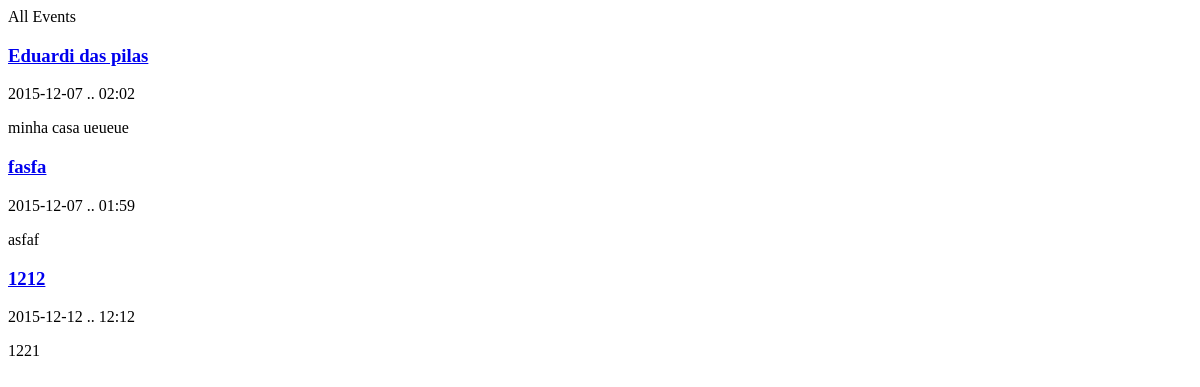
Page /events.php (signed in) on the earlier database version.
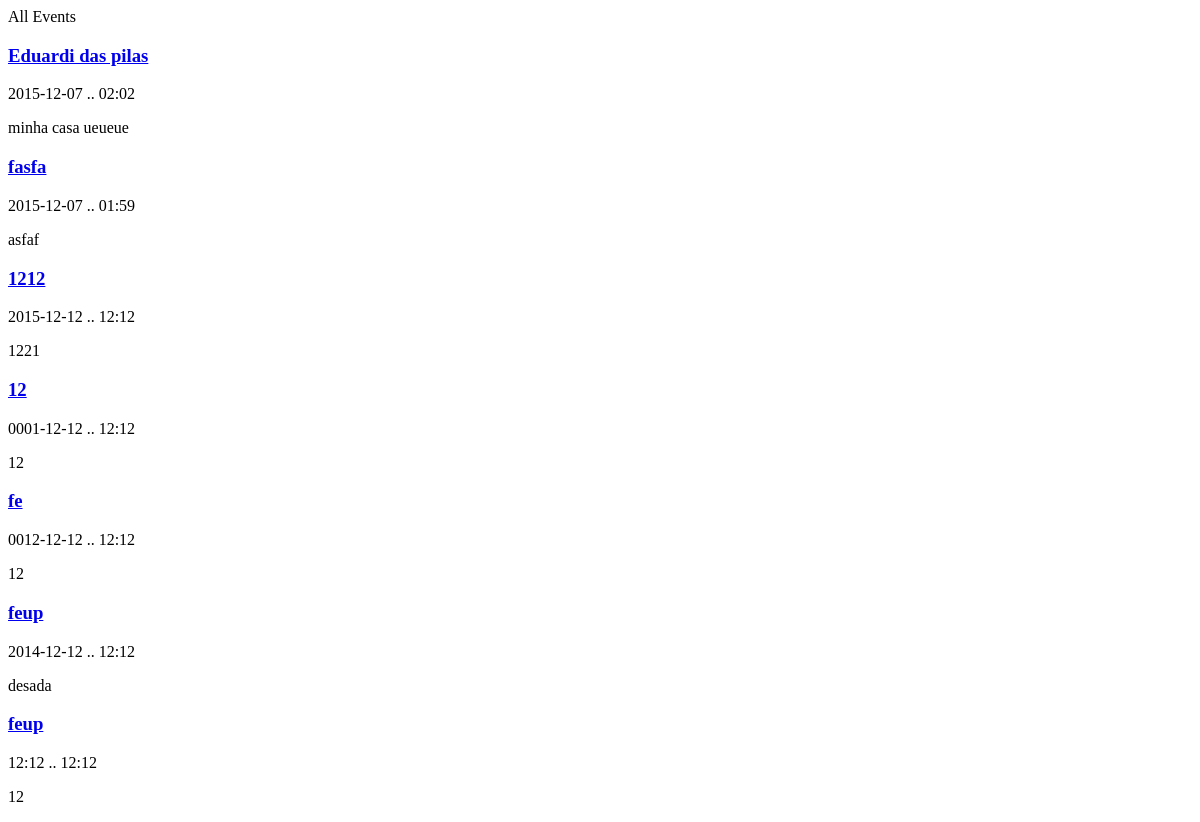
Same page on the later database version.
### tables this page shows
CREATE TABLE Event(
	id INT NOT NULL PRIMARY KEY,
	name TEXT NOT NULL,
	startDate DATE NOT NULL, /*falta criar o time */
	startTime TIME NOT NULL,
	local TEXT NOT NULL,
	description TEXT NOT NULL,
	private BOOLEAN NOT NULL,
	photo TEXT NOT NULL, 
	type INT REFERENCES Tipo(id),
	creator INT REFERENCES User(id)
);

### events.php (the view, shortened to what this page needs)
<?
  $db = new PDO('sqlite:sql.db');
  $stmt = $db->prepare('SELECT * FROM Event');
  $stmt->execute();
  $allevents = $stmt->fetchAll();
?>
<html>
<link rel="stylesheet" href="">
<body>
  <div id = events>
    All Events
    <?  foreach( $allevents as $row) {?>
          <div>
            <a  href=# onclick="javascript:registerinevent(<?php echo $row['id'] ?>);">
            <h3><?=$row['name']?></h3>
            </a>
            <p><?=$row['startDate']?> .. <?=$row['startTime']?></p>
            <p><?=$row['local']?></p>
          </div>
    <? } ?>
  </div>
</body>
</html>

Differences in the rows shown:
added event: name "12", startDate "0001-12-12", startTime "12:12", local "12"
added event: name "fe", startDate "0012-12-12", startTime "12:12", local "12"
added event: name "feup", startDate "2014-12-12", startTime "12:12", local "desada"
added event: name "feup", startDate "12:12", startTime "12:12", local "12"
